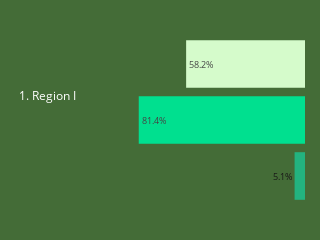
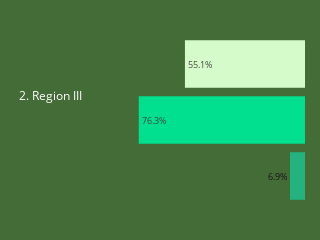
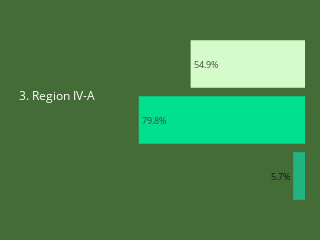
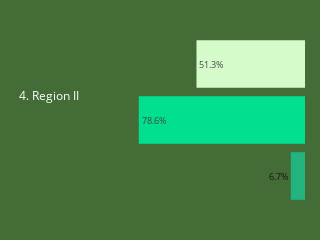

Notebook code cell kept with these figures, in order:
### Code cell
if(len(regions) > 1):
  for i in range(0, len(regions)):    
      fig = go.Figure()
      
      fig.add_trace(go.Bar(x=[bar_df['Dropouts'].iloc[i]],
                          orientation='h',
                          name='Drop-outs',
                          marker=dict(color='#23B37F', line=dict(width=0)),
                          text = bar_df['Dropouts'].iloc[i],
                          texttemplate = "%{text}%",
                          textposition='auto')
      )

      fig.add_trace(go.Bar(x=[bar_df['Completions'].iloc[i]],
                          orientation='h',
                          name='Completions',
                          marker=dict(color='#00E08F', line=dict(width=0)),
                          text=bar_df['Completions'].iloc[i],
                          texttemplate = "%{text}%",
                          textposition='auto')
      )

      fig.add_trace(go.Bar(x=[bar_df['Enrollments'].iloc[i]],
                          orientation='h',
                          name='Enrollments',
                          marker=dict(color='#D5FBCB',line=dict(width=0)),
                          text=bar_df['Enrollments'].iloc[i],
                          texttemplate = "%{text}%",
                          textposition='auto')
      )

      fig.update_layout(showlegend=False)
      fig.update_xaxes(autorange='reversed')
      fig.update_layout(height=100, width=300, bargroupgap=0.15)
      fig.update_xaxes(visible=False)
      fig.update_yaxes(visible=False)
      fig.update_layout(margin=dict(l=130, r=15, t=15, b=15, pad=130))
      fig.update_layout(
          title={
              'text': f'{i+1}. {bar_df.index[i]}',
              'y':0.6,
              'x':0.06,
              'xanchor': 'left',
              'yanchor': 'middle'})
      fig.update_layout(plot_bgcolor='#446C37')
      fig.update_layout(title_font_color='#FFFFFF',
                        #title_font_family='Sansation-Regular',
                        title_font_size=12,
                      )
      fig.update_layout(font_color='#181717',
                        #font_family='Sansation-Regular',
                        font_size=9,
                      )
      fig.show()

### Figure 1 — Plotly figure (JSON) as saved in the notebook; plotly's stock layout.template omitted (floating-point values rounded to 4 significant figures)
{"data": [{"marker": {"color": "#23B37F", "line": {"width": 0}}, "name": "Drop-outs", "orientation": "h", "text": "5.1", "textposition": "auto", "texttemplate": "%{text}%", "type": "bar", "x": [5.1]}, {"marker": {"color": "#00E08F", "line": {"width": 0}}, "name": "Completions", "orientation": "h", "text": "81.4", "textposition": "auto", "texttemplate": "%{text}%", "type": "bar", "x": [81.4]}, {"marker": {"color": "#D5FBCB", "line": {"width": 0}}, "name": "Enrollments", "orientation": "h", "text": "58.2", "textposition": "auto", "texttemplate": "%{text}%", "type": "bar", "x": [58.2]}], "layout": {"bargroupgap": 0.15, "font": {"color": "#181717", "size": 9}, "height": 100, "margin": {"b": 15, "l": 130, "pad": 130, "r": 15, "t": 15}, "plot_bgcolor": "#446C37", "showlegend": false, "title": {"font": {"color": "#FFFFFF", "size": 12}, "text": "1. Region I", "x": 0.06, "xanchor": "left", "y": 0.6, "yanchor": "middle"}, "width": 300, "xaxis": {"autorange": "reversed", "visible": false}, "yaxis": {"visible": false}}}

### Figure 2 — Plotly figure (JSON) as saved in the notebook; plotly's stock layout.template omitted (floating-point values rounded to 4 significant figures)
{"data": [{"marker": {"color": "#23B37F", "line": {"width": 0}}, "name": "Drop-outs", "orientation": "h", "text": "6.9", "textposition": "auto", "texttemplate": "%{text}%", "type": "bar", "x": [6.9]}, {"marker": {"color": "#00E08F", "line": {"width": 0}}, "name": "Completions", "orientation": "h", "text": "76.3", "textposition": "auto", "texttemplate": "%{text}%", "type": "bar", "x": [76.3]}, {"marker": {"color": "#D5FBCB", "line": {"width": 0}}, "name": "Enrollments", "orientation": "h", "text": "55.1", "textposition": "auto", "texttemplate": "%{text}%", "type": "bar", "x": [55.1]}], "layout": {"bargroupgap": 0.15, "font": {"color": "#181717", "size": 9}, "height": 100, "margin": {"b": 15, "l": 130, "pad": 130, "r": 15, "t": 15}, "plot_bgcolor": "#446C37", "showlegend": false, "title": {"font": {"color": "#FFFFFF", "size": 12}, "text": "2. Region III", "x": 0.06, "xanchor": "left", "y": 0.6, "yanchor": "middle"}, "width": 300, "xaxis": {"autorange": "reversed", "visible": false}, "yaxis": {"visible": false}}}

### Figure 3 — Plotly figure (JSON) as saved in the notebook; plotly's stock layout.template omitted (floating-point values rounded to 4 significant figures)
{"data": [{"marker": {"color": "#23B37F", "line": {"width": 0}}, "name": "Drop-outs", "orientation": "h", "text": "5.7", "textposition": "auto", "texttemplate": "%{text}%", "type": "bar", "x": [5.7]}, {"marker": {"color": "#00E08F", "line": {"width": 0}}, "name": "Completions", "orientation": "h", "text": "79.8", "textposition": "auto", "texttemplate": "%{text}%", "type": "bar", "x": [79.8]}, {"marker": {"color": "#D5FBCB", "line": {"width": 0}}, "name": "Enrollments", "orientation": "h", "text": "54.9", "textposition": "auto", "texttemplate": "%{text}%", "type": "bar", "x": [54.9]}], "layout": {"bargroupgap": 0.15, "font": {"color": "#181717", "size": 9}, "height": 100, "margin": {"b": 15, "l": 130, "pad": 130, "r": 15, "t": 15}, "plot_bgcolor": "#446C37", "showlegend": false, "title": {"font": {"color": "#FFFFFF", "size": 12}, "text": "3. Region IV-A", "x": 0.06, "xanchor": "left", "y": 0.6, "yanchor": "middle"}, "width": 300, "xaxis": {"autorange": "reversed", "visible": false}, "yaxis": {"visible": false}}}

### Figure 4 — Plotly figure (JSON) as saved in the notebook; plotly's stock layout.template omitted (floating-point values rounded to 4 significant figures)
{"data": [{"marker": {"color": "#23B37F", "line": {"width": 0}}, "name": "Drop-outs", "orientation": "h", "text": "6.7", "textposition": "auto", "texttemplate": "%{text}%", "type": "bar", "x": [6.7]}, {"marker": {"color": "#00E08F", "line": {"width": 0}}, "name": "Completions", "orientation": "h", "text": "78.6", "textposition": "auto", "texttemplate": "%{text}%", "type": "bar", "x": [78.6]}, {"marker": {"color": "#D5FBCB", "line": {"width": 0}}, "name": "Enrollments", "orientation": "h", "text": "51.3", "textposition": "auto", "texttemplate": "%{text}%", "type": "bar", "x": [51.3]}], "layout": {"bargroupgap": 0.15, "font": {"color": "#181717", "size": 9}, "height": 100, "margin": {"b": 15, "l": 130, "pad": 130, "r": 15, "t": 15}, "plot_bgcolor": "#446C37", "showlegend": false, "title": {"font": {"color": "#FFFFFF", "size": 12}, "text": "4. Region II", "x": 0.06, "xanchor": "left", "y": 0.6, "yanchor": "middle"}, "width": 300, "xaxis": {"autorange": "reversed", "visible": false}, "yaxis": {"visible": false}}}
